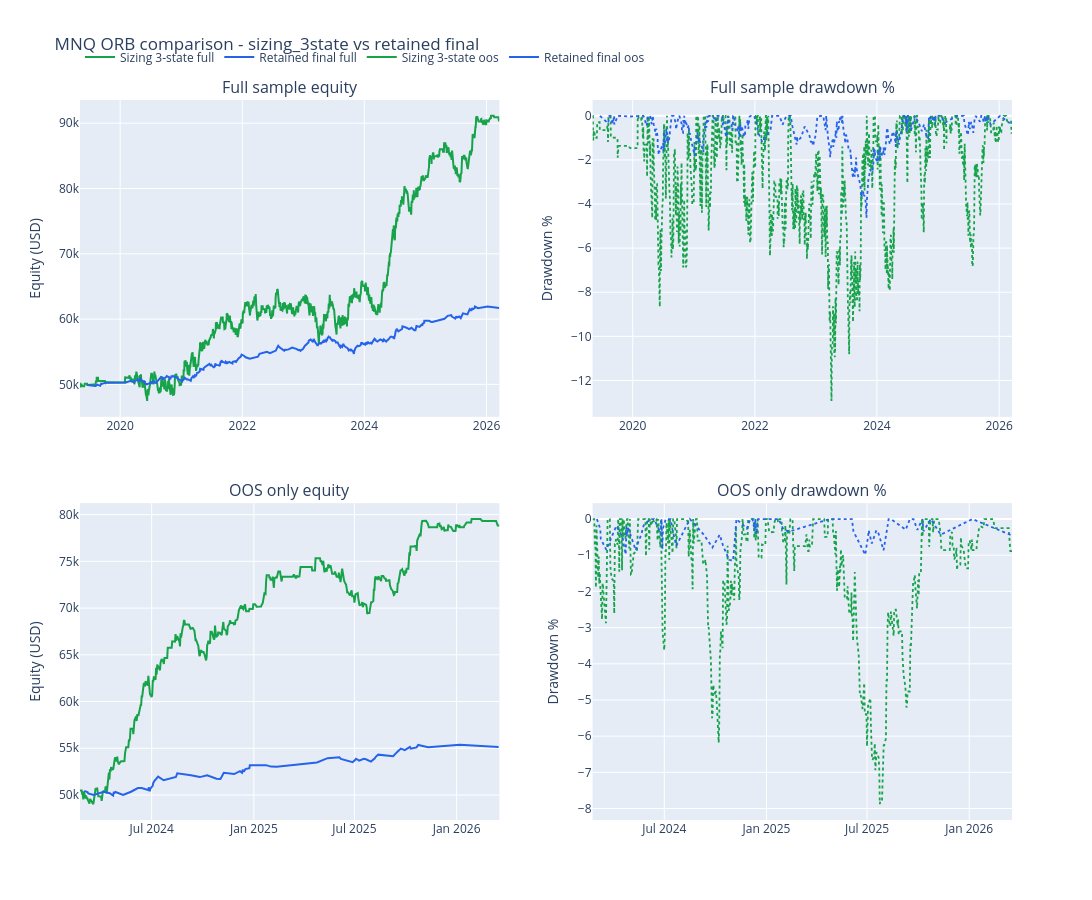

Notebook source saved alongside this figure:
### Markdown cell above
## 3. Equity / Drawdown

On reprend le meme genre de lecture que dans le notebook d'ensemble:

- courbe full sample,
- drawdown full sample,
- courbe OOS only,
- drawdown OOS only.

### Code cell
fig = make_subplots(
    rows=2,
    cols=2,
    subplot_titles=(
        "Full sample equity",
        "Full sample drawdown %",
        "OOS only equity",
        "OOS only drawdown %",
    ),
    vertical_spacing=0.12,
    horizontal_spacing=0.10,
)

for name, curve, color in [
    ("Sizing 3-state full", variant_curve, "#16a34a"),
    ("Retained final full", retained_curve, "#2563eb"),
]:
    fig.add_trace(
        go.Scatter(x=curve["timestamp"], y=curve["equity"], mode="lines", name=name, line=dict(width=2, color=color)),
        row=1,
        col=1,
    )
    fig.add_trace(
        go.Scatter(x=curve["timestamp"], y=curve["drawdown_pct"], mode="lines", name=f"{name} DD", showlegend=False, line=dict(width=1.8, color=color, dash="dot")),
        row=1,
        col=2,
    )

for name, curve, color in [
    ("Sizing 3-state oos", variant_curve_oos, "#16a34a"),
    ("Retained final oos", retained_curve_oos, "#2563eb"),
]:
    fig.add_trace(
        go.Scatter(x=curve["timestamp"], y=curve["equity"], mode="lines", name=name, line=dict(width=2, color=color)),
        row=2,
        col=1,
    )
    fig.add_trace(
        go.Scatter(x=curve["timestamp"], y=curve["drawdown_pct"], mode="lines", name=f"{name} DD", showlegend=False, line=dict(width=1.8, color=color, dash="dot")),
        row=2,
        col=2,
    )

fig.update_yaxes(title_text="Equity (USD)", row=1, col=1)
fig.update_yaxes(title_text="Drawdown %", row=1, col=2)
fig.update_yaxes(title_text="Equity (USD)", row=2, col=1)
fig.update_yaxes(title_text="Drawdown %", row=2, col=2)
fig.update_layout(
    height=900,
    width=1400,
    title="MNQ ORB comparison - sizing_3state vs retained final",
    legend=dict(orientation="h", y=1.08),
)
fig.show()
